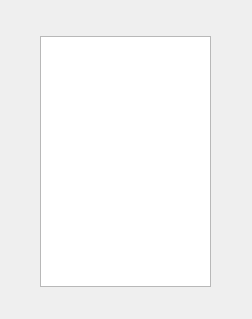
<?xml version="1.0" encoding="UTF-8"?>
<ui version="4.0">
 <class>GameRoom</class>
 <widget class="QWidget" name="GameRoom">
  <property name="geometry">
   <rect>
    <x>0</x>
    <y>0</y>
    <width>252</width>
    <height>319</height>
   </rect>
  </property>
  <property name="windowTitle">
   <string>Form</string>
  </property>
  <widget class="QTextEdit" name="CMsg">
   <property name="geometry">
    <rect>
     <x>40</x>
     <y>36</y>
     <width>171</width>
     <height>251</height>
    </rect>
   </property>
  </widget>
 </widget>
 <resources/>
 <connections/>
</ui>
